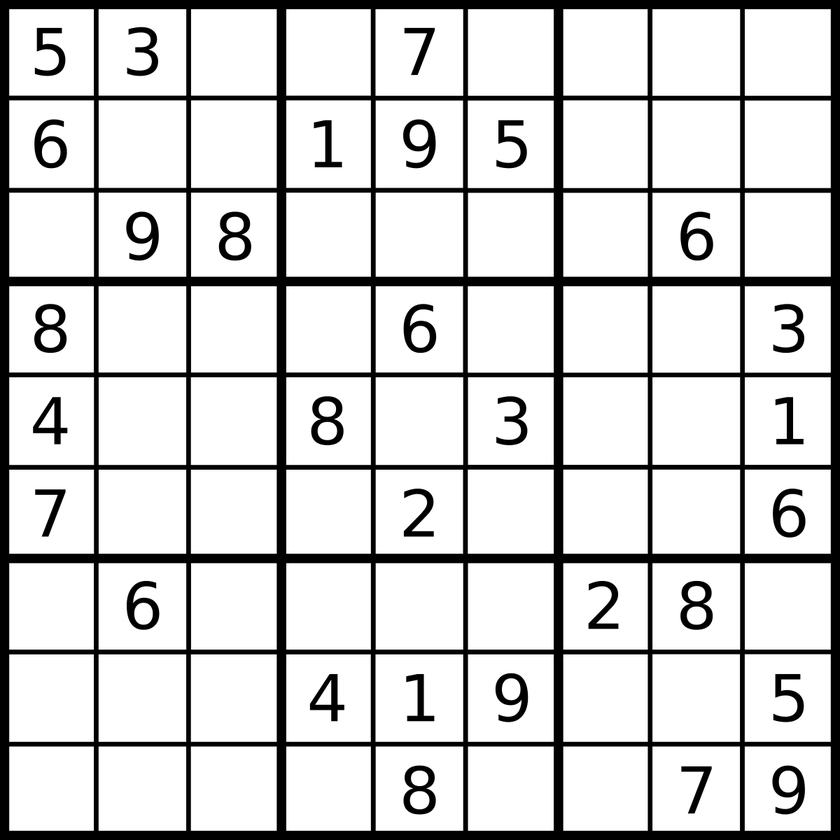
#> input picture python/machine_vision/lab6/6_2.png, 840 x 840 px, shrunk from 1200 x 1200 before the run
$ python lab62.py
#> lines starting #> are read from the running program, lines starting #| are printed output that depends on the picture; long printed decimals are rounded
import cv2
import numpy as np
import math

# читаем исходное изображение
img = cv2.imread('6_2.png')
#> img is the input picture: shape (840, 840, 3); min 0, max 255, mean 209.7

img2 = cv2.cvtColor(img, cv2.COLOR_BGR2GRAY)

img2 = cv2.bitwise_not(img2)
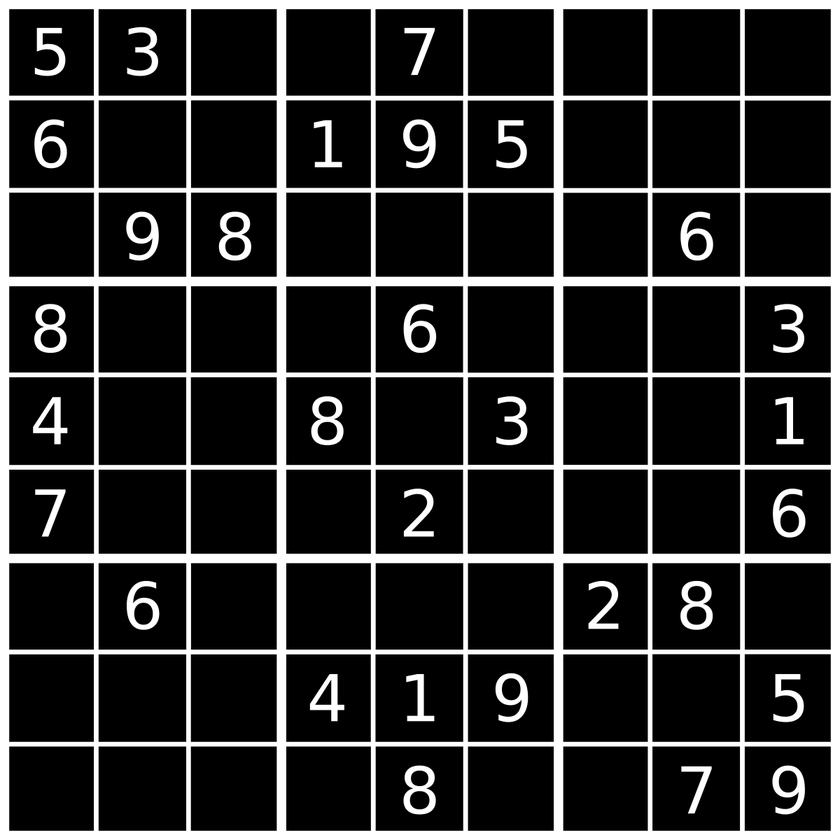
#> img2: shape (840, 840); min 0, max 255, mean 45.3

# находим линии на изображении
linesP = cv2.HoughLines(img2, 1, np.pi/5, 200, min_theta=0, max_theta=np.pi)
#> linesP = 382 rows, first 8: [0, 0], [93, 0], [186, 0], [276, 0], [370, 0], [463, 0], [553, 0], [647, 0]
print(linesP)
#| [[[ 0.0000000e+00  0.0000000e+00]]
#|  [[ 9.3000000e+01  0.0000000e+00]]
#|  [[ 1.8600000e+02  0.0000000e+00]]
#|  [[ 2.7600000e+02  0.0000000e+00]]
#|  [[ 3.7000000e+02  0.0000000e+00]]
#|  [[ 4.6300000e+02  0.0000000e+00]]
#|  [[ 5.5300000e+02  0.0000000e+00]]
#|  [[ 6.4700000e+02  0.0000000e+00]]
#|  [[ 7.4000000e+02  0.0000000e+00]]
#|  [[ 8.3000000e+02  0.0000000e+00]]
#|  [[ 1.0000000e+02  0.0000000e+00]]
#|  [[ 5.5100000e+02  0.0000000e+00]]
#> (further printed lines are left out)
def draw_line(rho, theta, img, color=(0, 0, 255),thickness=1, lineType=cv2.LINE_AA):
    cos_t = math.cos(theta)
    sin_t = math.sin(theta)
    x0 = cos_t * rho
    y0 = sin_t * rho
    pt1 = int(x0 - 1000 * sin_t), int(y0 + 1000 * cos_t)
    pt2 = int(x0 + 1000 * sin_t), int(y0 - 1000 * cos_t)
    cv2.line(img, pt1, pt2, color, thickness, lineType)

for line in linesP:
    rho,theta = line[0]
    # замазываем все линии белым, оставляя только цифры на изображении
    draw_line(rho, theta, img, color=(0, 0, 255),thickness=1, lineType=cv2.LINE_AA)
#> this loop made 382 passes
#> (rho, theta, cos_t in draw_line, sin_t in draw_line, x0 in draw_line, y0 in draw_line, pt1 in draw_line, pt2 in draw_line) on passes 1 to 3: (0, 0, 1, 0, 0, 0, (0, 1000), (0, -1000)), (93, 0, 1, 0, 93, 0, (93, 1000), (93, -1000)), (186, 0, 1, 0, 186, 0, (186, 1000), (186, -1000))

#cv2.imwrite('Result4.png',img)
cv2.imshow('Result3', img)
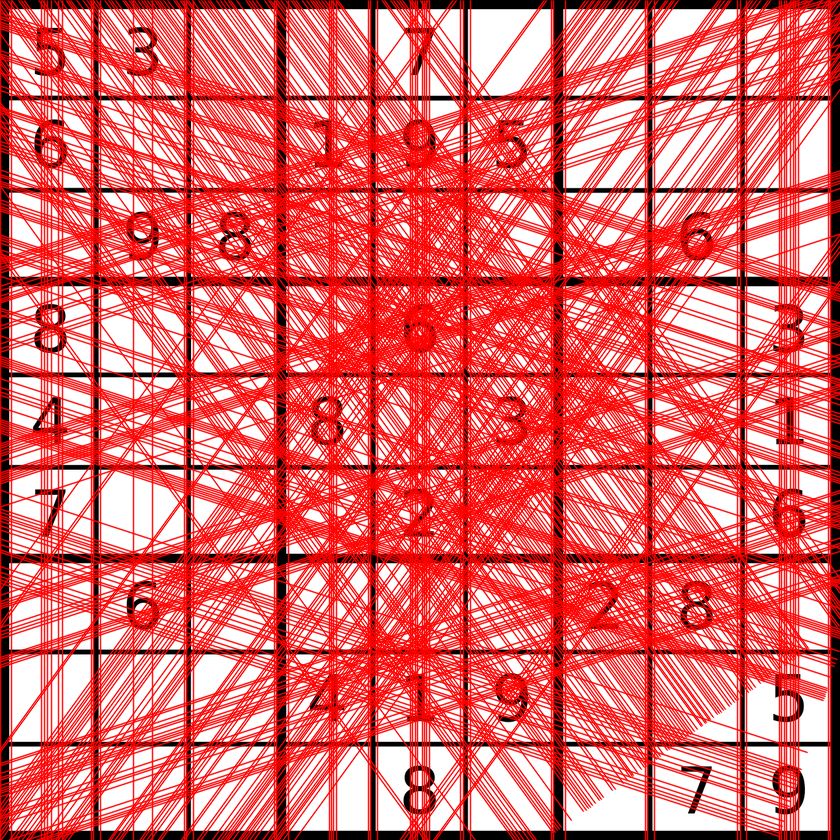
#> window 'Result3': shape (840, 840, 3); mean B, G, R 106.7, 106.7, 232.2

while 1:
    if cv2.waitKey(100)==27: #esc
#> (key Esc is pressed here)
        break

$ run again, with python/machine_vision/lab6/6_1.png copied over python/machine_vision/lab6/6_2.png
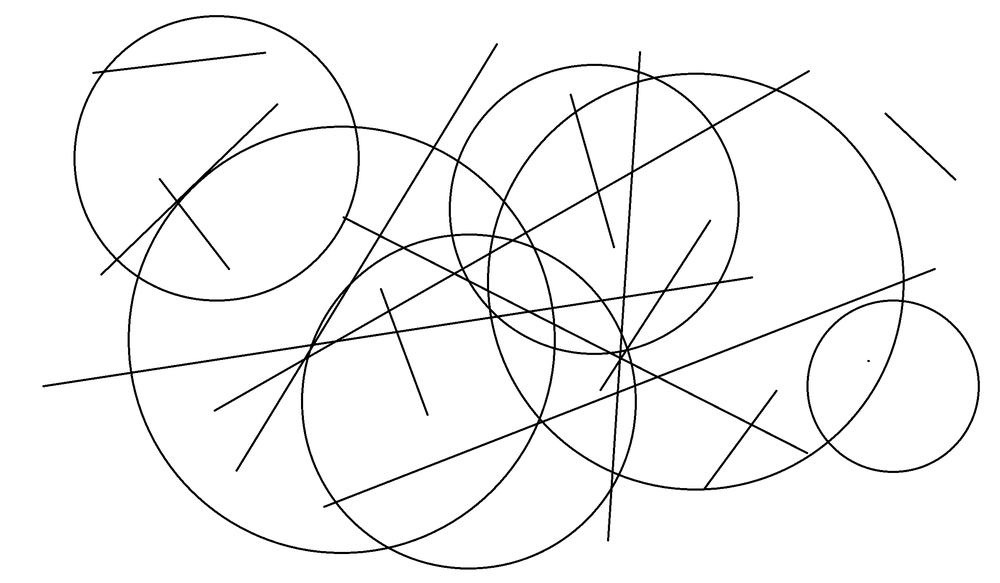
#> input picture python/machine_vision/lab6/6_1.png, 1000 x 583 px, shrunk from 2382 x 1388 before the run
#> img is the input picture: shape (583, 1000, 3); min 0, max 255, mean 245.2
#> `img2 = cv2.bitwise_not(img2)`:
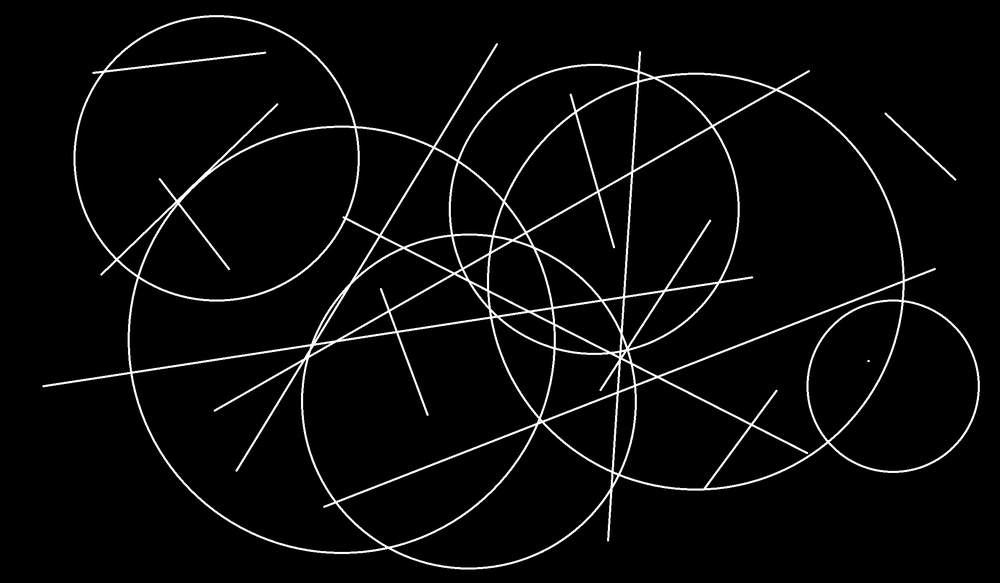
#> img2: shape (583, 1000); min 0, max 255, mean 9.8
#> linesP = [[158, 1.88], [156, 1.88]]
#| [[[158.          1.885]]
#|  [[156.          1.885]]]
#> the loop `for line in linesP:` made 2 passes
#> (rho, theta, cos_t in draw_line, sin_t in draw_line, x0 in draw_line, y0 in draw_line, pt1 in draw_line, pt2 in draw_line) on passes 1 to 2: (158, 1.88, -0.309, 0.951, -48.82, 150.3, (-999, -158), (902, 459)), (156, 1.88, -0.309, 0.951, -48.21, 148.4, (-999, -160), (902, 457))
#> `cv2.imshow('Result3', img)`:
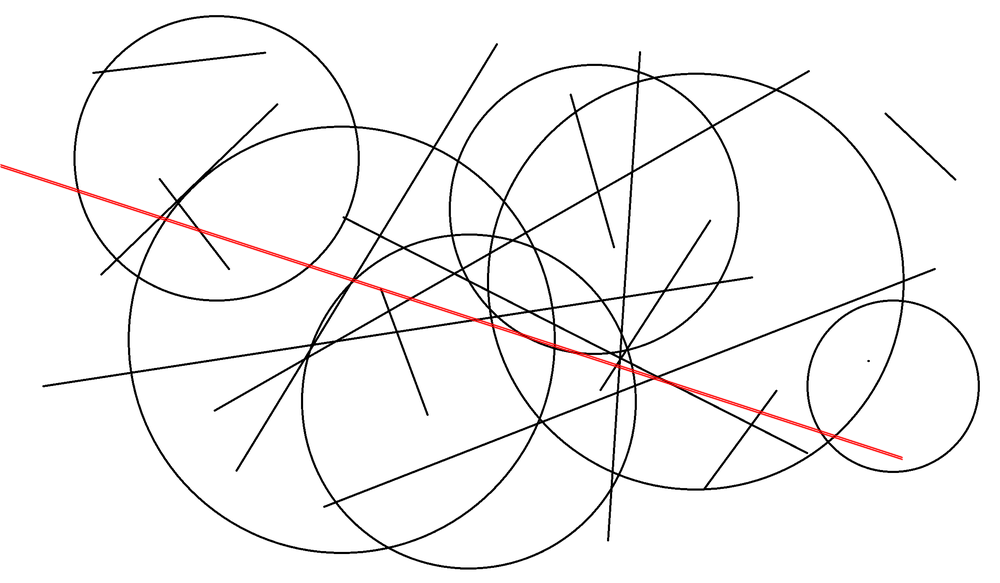
#> window 'Result3': shape (583, 1000, 3); mean B, G, R 244.2, 244.2, 245.3
